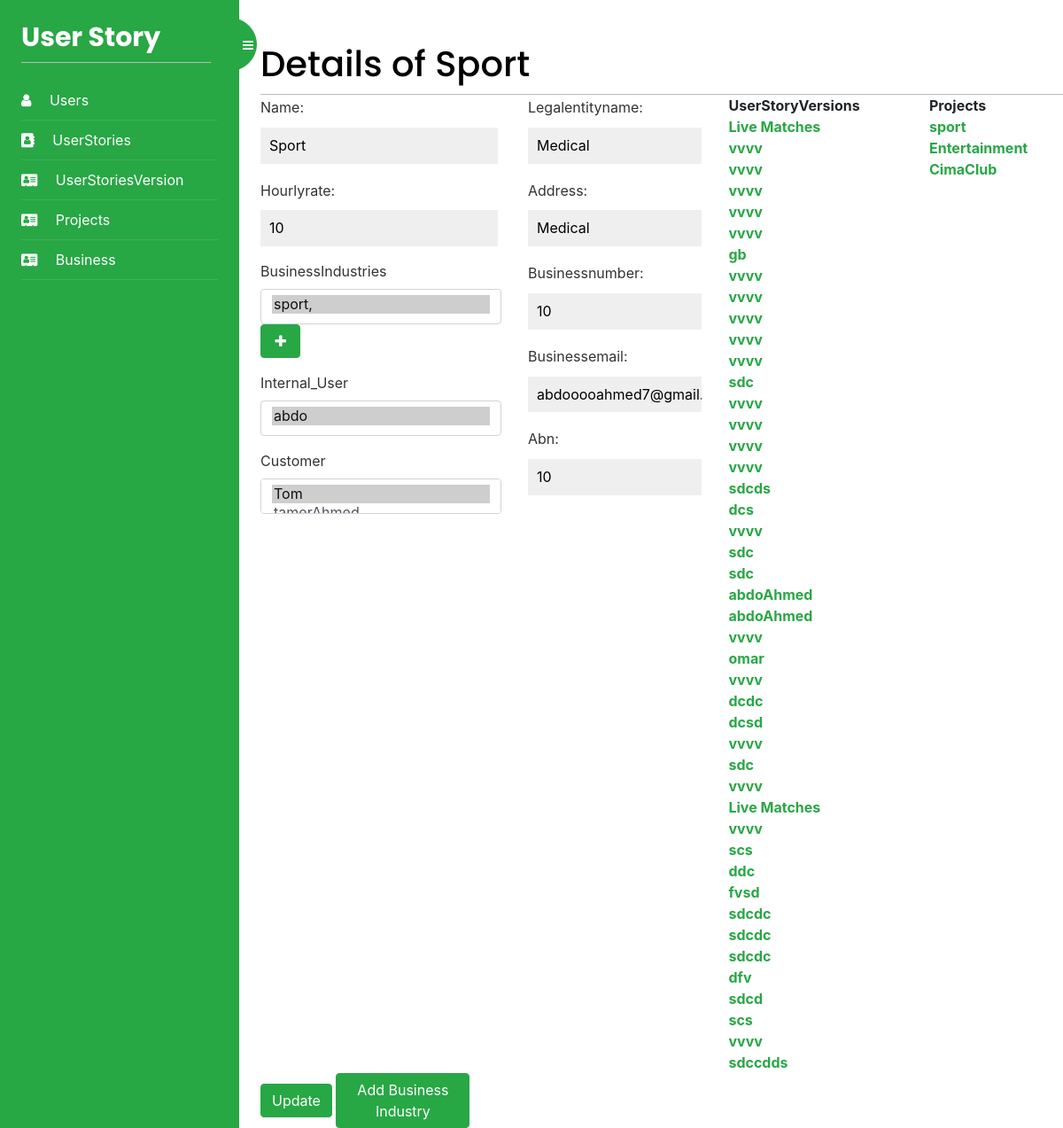
Page /Business/BusinessDetails/2 on the earlier database version.
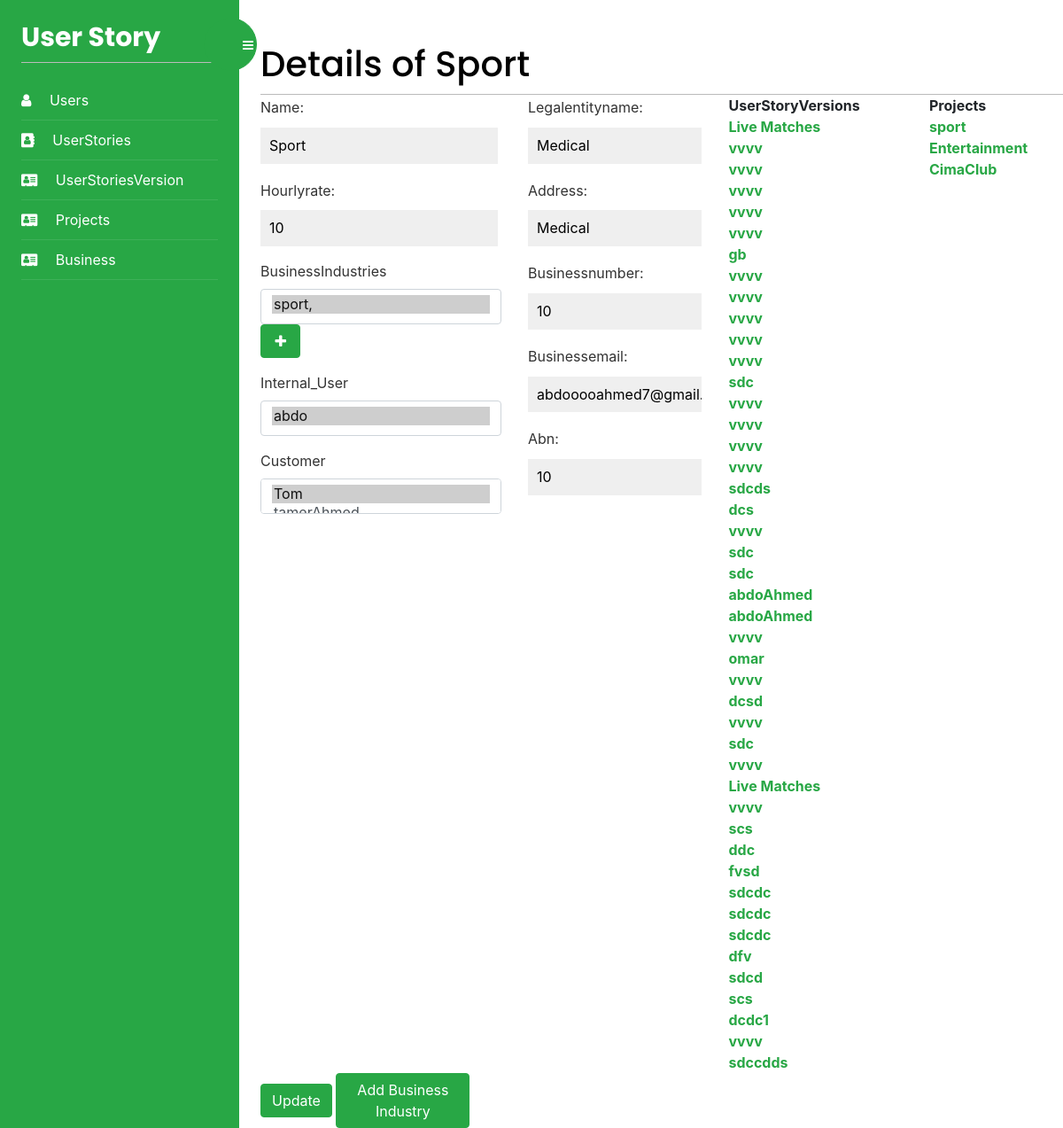
Same page on the later database version.
### UserStoryApp/models.py (models this page shows)
class UserStoryVersion(models.Model):
    id = models.AutoField(primary_key=True)
    name = models.TextField(blank=True)
    description = models.TextField(blank=True)
    Project = models.ForeignKey(Project, on_delete=models.CASCADE)
    User = models.ForeignKey(
        User, on_delete=models.CASCADE, blank=True, null=True)
    class Meta:
        db_table = "UserStoryVersion"

class Project(models.Model):
    id = models.AutoField(primary_key=True)
    name = models.TextField(blank=True)
    Business = models.ForeignKey(Business, on_delete=models.CASCADE)
    User = models.ForeignKey(
        User, on_delete=models.CASCADE, blank=True, null=True)
    project = ""
    class Meta:
        db_table = "Project"

### Business/views.py (the view)
# urls.py: path('BusinessDetails/<int:id>', views.BusinessDetails, name='BusinessDetails')
def BusinessDetails(request, id):
    businessIndustries = BusinessCategory.objects.all()
    internal_User = User.objects.filter(Role=2)
    Customer = User.objects.filter(Role=1)
    business = Business.objects.get(id=id)
    industriesIds = [i.id for i in business.businessIndustry.all()]
    customerIds = []
    internalUserIds = []
    projects = Project.objects.filter(Business=business).all()
    userStoryVersions = UserStoryVersion.objects.filter(
        Project__Business=business).all()
    for i in business.User.all():
        if i.Role == 1:
            customerIds.append(i.id)
        elif i.Role == 2:
            internalUserIds.append(i.id)
    print(industriesIds)
    print(business.User.all())
    form = AddBusinessForm1(
        initial={'name': business.name, 'businessIndustry': business.businessIndustry.all(), 'hourlyRate': business.hourlyRate,
                 'Internal_User': business.User.filter(Role=2), 'Customer': business.User.filter(Role=1)})
    form2 = AddBusinessForm2(
        initial={'LegalEntityName': business.LegalEntityName, 'Address': business.Address,
                 'BusinessNumber': business.BusinessNumber, 'BusinessEmail': business.BusinessEmail, 'ABN': business.ABN})
    return render(request, 'Business/BusinessDetails.html', {'form': form, 'form2': form2, 'projects': projects, 'userStoryVersions': userStoryVersions, 'internal_User': internal_User, 'customer': Customer, 'businessIndustries': businessIndustries, 'form3': {'name': business.name, 'industriesIds': industriesIds,
                                                                                                                                                                                                                                                                   'internalUserIds': internalUserIds, 'customerIds': customerIds}})

### Business/forms.py
class AddBusinessForm1(forms.Form):
    name = forms.CharField()
    hourlyRate = forms.IntegerField()

class AddBusinessForm2(forms.Form):
    LegalEntityName = forms.CharField(required=False)
    Address = forms.CharField(required=False)
    BusinessNumber = forms.IntegerField(required=False)
    BusinessEmail = forms.CharField(required=False)
    ABN = forms.IntegerField(required=False)

### Business/templates/Business/BusinessDetails.html (shortened to what this page needs)
{% extends "base.html" %}
{% block content %}
<div>
    <h1 class="m-auto">Details of {{form3.name}}</h1>
</div>
<form method="post">
    <div class="row w-100">
        <div class="col-4">
            {{ form.as_p }}
            <div class="form-group">
                <label for="exampleInputEmail1" style="display: block;width: 100%;">BusinessIndustries</label>
                <select id="example-getting-started1" name="businessIndustry" style="width: 100%;"
                    class="form-control form-select platform" multiple="multiple">
                    {% for p in businessIndustries %}
                    {% if p.id in form3.industriesIds %}
                    <option value="{{p.id}}" selected>{{p.name}},</option>
                    {% else %}
                    <option value="{{p.id}}">{{p.name}},</option>
                    {% endif %}
                    {% endfor %}
                </select>
                <button type="button" class="col-2 btn btn-success fa fa-plus" data-toggle="modal" data-target="#modalLoginForm">
                </button>
            </div>
            <div class="form-group">
                <label for="exampleInputEmail1" style="display: block;width: 100%;">Internal_User</label>
                <select id="example-getting-started" name="Internal_User" style="width: 100%;"
                    class="form-control form-select platform" multiple="multiple">
                    {% for p in internal_User %}
                    {% if p.id in form3.internalUserIds %}
                    <option class="projectOption" value="{{p.id}}" selected>{{p.username}}</option>
                    {% else %}
                    <option class="projectOption" value="{{p.id}}">{{p.username}}</option>
                    {% endif %}
                    {% endfor %}
                </select>
            </div>
            <div class="form-group">
                <label for="exampleInputEmail1" style="display: block;width: 100%;">Customer</label>
                <select id="example-getting-started2" name="Customer" style="width: 100%;" class="form-control form-select platform"
                    multiple="multiple">
                    {% for p in customer %}
                    {% if p.id in form3.customerIds %}
                    <option class="projectOption" value="{{p.id}}" selected>{{p.username}}</option>
                    {% else %}
                    <option class="projectOption" value="{{p.id}}">{{p.username}}</option>
                    {% endif %}
                    {% endfor %}
                </select>
            </div>
        </div>
        <div class="col-3">
            {{form2.as_p}}
        </div>
        <div class="col-3">
            <strong>
                UserStoryVersions
            </strong>
            <div>
                {% for p in userStoryVersions %}
                <div>
                <a class="text-success " style="display: inline-block;" href="{% url 'userStoryVersionDetails' p.id %}"><strong class="d-block">{{p.name}}</strong></a>
                </div>
                {% endfor %}
            </div>
        </div>
        <div class="col-2">
            <strong>
                Projects
            </strong>
            <div >
                {% for p in projects %}
                <div>
                <a class="text-success" style="display: inline-block;" href="{% url 'projectDetails' p.id %}"><strong class="d-block">{{p.name}}</strong></a>
                </div>
                {% endfor %}
            </div>
        </div>
    </div>
    <button type="submit" class="btn btn-success" value="submit">Update</button>
    <button type="button" class="col-2 btn btn-success" data-toggle="modal" data-target="#modalLoginForm">Add Business
        Industry
    </button>
</form>
{% endblock %}

Differences in the rows shown:
changed UserStoryVersion: name "dcdc" → "dcdc1"; moves down the list
